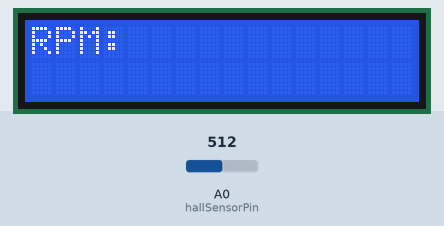
Bench run of a sketch on a simulated Arduino Uno, built with avr-gcc and run on an emulated ATmega328P. Parts: 16×2 character LCD. The test bench sets the inputs (shaded band); at power-on: A0 (hallSensorPin) = 512. What the sketch prints to the serial monitor is not drawn.

Above: at 0.1 s.
At 1.6 s:
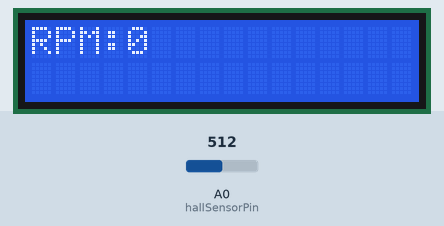
1.7 s: A0 (hallSensorPin) set to 610
At 2.8 s:
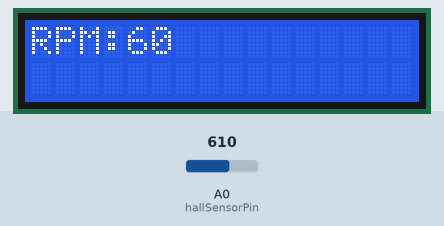
Timing chart, 0 to 4.7 s (numbered marks = the images above; inputs shaded):
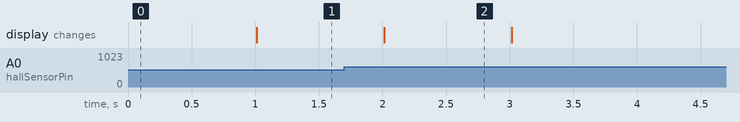

The sketch:

tachometer.ino
```cpp
#include <LiquidCrystal.h>

// Initialize the LCD with pin numbers
LiquidCrystal lcd(12, 11, 5, 4, 3, 2);

// Hall effect sensor analog pin
const int hallSensorPin = A0; // Analog pin for Hall effect sensor
unsigned long lastTime = 0;   // Last time RPM was calculated
volatile int pulseCount = 0;  // Counter for pulses

// Threshold for analog signal (adjust as per your sensor output)
const int threshold = 600;    // Higher threshold to filter noise

void setup() {
    lcd.begin(16, 2);          // Initialize LCD
    lcd.print("RPM: ");        // Initial display setup
    Serial.begin(9600);        // Initialize serial communication
}

void loop() {
    int sensorValue = analogRead(hallSensorPin); // Read analog value
    Serial.println(sensorValue); // Debug: print raw sensor value

    // Detect pulse based on the threshold
    static bool magnetDetected = false;
    if (sensorValue > threshold && !magnetDetected) {
        pulseCount++;           // Increment pulse count
        magnetDetected = true;  // Avoid counting the same pulse repeatedly
    } else if (sensorValue <= threshold) {
        magnetDetected = false; // Reset when signal drops below threshold
    }

    // Calculate and display RPM every second
    unsigned long currentTime = millis();
    if (currentTime - lastTime >= 1000) { // 1-second interval
        int rpm = pulseCount * 60;       // Calculate RPM
        pulseCount = 0;                  // Reset pulse count
        lastTime = currentTime;          // Update last time

        // Update LCD display
        lcd.setCursor(4, 0);             // Position for RPM display
        lcd.print(rpm);
        lcd.print("   ");                // Clear any leftover digits

        // Debugging output
        Serial.print("RPM: ");
        Serial.println(rpm);
    }
}
```

Measured:
- after the input at 1.7 s, the display: changes after 0.32 s (image 2)
- what the display in image 2 shows lasts 1.0 s, from 2.0 s to 3.0 s
